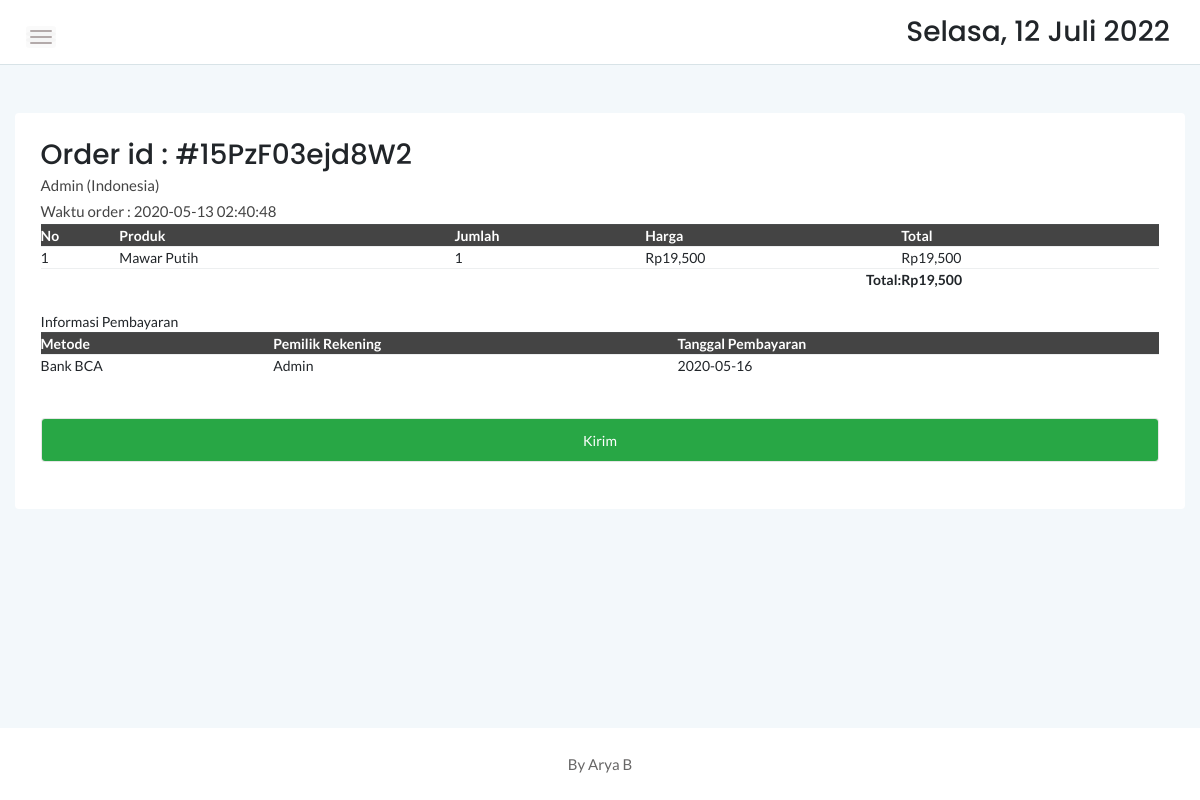
Page /admin/order.php?orderid=15PzF03ejd8W2 on the earlier database version.
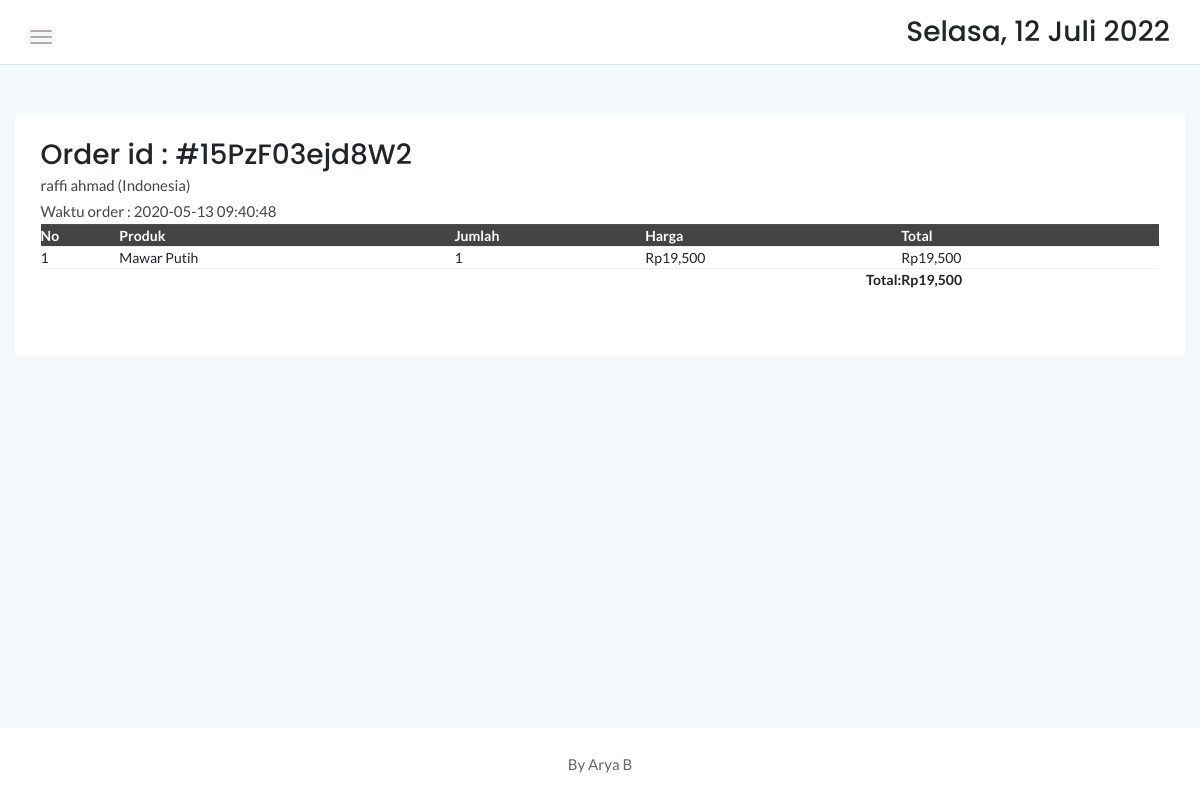
Same page on the later database version.
### tables this page shows
CREATE TABLE `cart` (
  `idcart` int(11) NOT NULL AUTO_INCREMENT,
  `orderid` varchar(100) NOT NULL,
  `userid` int(11) NOT NULL,
  `tglorder` timestamp NOT NULL DEFAULT current_timestamp(),
  `status` varchar(10) NOT NULL DEFAULT 'Cart',
  PRIMARY KEY (`idcart`),
  UNIQUE KEY `orderid` (`orderid`),
  KEY `orderid_2` (`orderid`)
);

CREATE TABLE `detailorder` (
  `detailid` int(11) NOT NULL AUTO_INCREMENT,
  `orderid` varchar(100) NOT NULL,
  `idproduk` int(11) NOT NULL,
  `qty` int(11) NOT NULL,
  PRIMARY KEY (`detailid`),
  KEY `orderid` (`orderid`),
  KEY `idproduk` (`idproduk`),
  CONSTRAINT `idproduk` FOREIGN KEY (`idproduk`) REFERENCES `produk` (`idproduk`) ON DELETE CASCADE ON UPDATE CASCADE,
  CONSTRAINT `orderid` FOREIGN KEY (`orderid`) REFERENCES `cart` (`orderid`) ON DELETE CASCADE ON UPDATE CASCADE
);

CREATE TABLE `produk` (
  `idproduk` int(11) NOT NULL AUTO_INCREMENT,
  `idkategori` int(11) NOT NULL,
  `namaproduk` varchar(30) NOT NULL,
  `gambar` varchar(100) NOT NULL,
  `deskripsi` varchar(200) NOT NULL,
  `rate` int(11) NOT NULL,
  `hargabefore` int(11) NOT NULL,
  `hargaafter` int(11) NOT NULL,
  `berat_produk` int(255) NOT NULL,
  `tgldibuat` timestamp NOT NULL DEFAULT current_timestamp(),
  PRIMARY KEY (`idproduk`),
  KEY `idkategori` (`idkategori`),
  CONSTRAINT `idkategori` FOREIGN KEY (`idkategori`) REFERENCES `kategori` (`idkategori`) ON DELETE CASCADE ON UPDATE CASCADE
);

CREATE TABLE `konfirmasi` (
  `idkonfirmasi` int(11) NOT NULL AUTO_INCREMENT,
  `orderid` varchar(100) NOT NULL,
  `userid` int(11) NOT NULL,
  `payment` varchar(10) NOT NULL,
  `namarekening` varchar(25) NOT NULL,
  `tglbayar` date NOT NULL,
  `tglsubmit` timestamp NOT NULL DEFAULT current_timestamp(),
  PRIMARY KEY (`idkonfirmasi`),
  KEY `userid` (`userid`),
  CONSTRAINT `userid` FOREIGN KEY (`userid`) REFERENCES `login` (`userid`) ON DELETE CASCADE ON UPDATE CASCADE
);

### admin/order.php (the view, shortened to what this page needs)
<?php
include '../dbconnect.php';
$orderids = $_GET['orderid'];
$liatcust = mysqli_query($conn,"select * from login l, cart c where orderid='$orderids' and l.userid=c.userid");
$checkdb = mysqli_fetch_array($liatcust);
?>
<!doctype html>
<html class="no-js" lang="en">
<head>
    <link rel="stylesheet" href="assets/css/bootstrap.min.css">
    <link rel="stylesheet" href="assets/css/font-awesome.min.css">
    <link rel="stylesheet" href="assets/css/themify-icons.css">
    <link rel="stylesheet" href="assets/css/metisMenu.css">
    <link rel="stylesheet" href="assets/css/owl.carousel.min.css">
    <link rel="stylesheet" href="assets/css/slicknav.min.css">
    <link rel="stylesheet" href="https://www.amcharts.com/lib/3/plugins/export/export.css" type="text/css" media="all" />
	<link rel="stylesheet" type="text/css" href="https://cdn.datatables.net/1.10.20/css/jquery.dataTables.min.css">
    <link rel="stylesheet" type="text/css" href="https://cdn.datatables.net/1.10.20/css/jquery.dataTables.css">
    <link rel="stylesheet" type="text/css" href="https://cdn.datatables.net/1.10.20/css/dataTables.bootstrap4.min.css">
    <link rel="stylesheet" type="text/css" href="https://cdn.datatables.net/responsive/2.2.3/css/responsive.bootstrap.min.css">
    <link rel="stylesheet" type="text/css" href="https://cdn.datatables.net/responsive/2.2.3/css/responsive.jqueryui.min.css">
	<link rel="stylesheet" type="text/css" href="https://cdn.datatables.net/buttons/1.5.2/css/buttons.dataTables.min.css">
    <link rel="stylesheet" href="assets/css/typography.css">
    <link rel="stylesheet" href="assets/css/default-css.css">
    <link rel="stylesheet" href="assets/css/styles.css">
    <link rel="stylesheet" href="assets/css/responsive.css">
</head>
<body>
    <div class="page-container">
        <div class="main-content">
            <div class="header-area">
                <div class="row align-items-center">
                    <div class="col-md-6 col-sm-8 clearfix">
                        <div class="nav-btn pull-left">
                            <span></span>
                            <span></span>
                            <span></span>
                        </div>
                    </div>
                    <div class="col-md-6 col-sm-4 clearfix">
                        <ul class="notification-area pull-right">
                            <li><h3><div class="date">
						</b></div></h3>
						</li>
                        </ul>
                    </div>
                </div>
            </div>
            <div class="main-content-inner">
                <div class="row mt-5 mb-5">
                    <div class="col-12">
                        <div class="card">
                            <div class="card-body">
                                <div class="d-sm-flex justify-content-between align-items-center">
									<h3>Order id : #<?php echo $orderids ?></h3>
								</div>
                                   <p><?php echo $checkdb['namalengkap']; ?> (<?php echo $checkdb['alamat']; ?>)</p>
								<p>Waktu order : <?php echo $checkdb['tglorder']; ?></p>
								   <div class="data-tables datatable-dark">
										 <table id="dataTable3" class="display" style="width:100%"><thead class="thead-dark">
											<tr>
												<th>No</th>
												<th>Produk</th>
												<th>Jumlah</th>
												<th>Harga</th>
												<th>Total</th>
											</tr></thead><tbody>
											<?php
											$brgs=mysqli_query($conn,"SELECT * from detailorder d, produk p where orderid='$orderids' and d.idproduk=p.idproduk order by d.idproduk ASC");
											$no=1;
											while($p=mysqli_fetch_array($brgs)){
												$total = $p['qty']*$p['hargaafter'];
												?>
												<tr>
													<td><?php echo $no++ ?></td>
													<td><?php echo $p['namaproduk'] ?></td>
													<td><?php echo $p['qty'] ?></td>
													<td>Rp<?php echo number_format($p['hargaafter']) ?></td>
													<td>Rp<?php echo number_format($total) ?></td>
												</tr>
												<?php
											}
											?>
										</tbody>
										<tfoot>
											<tr>
												<th colspan="4" style="text-align:right">Total:</th>
												<th>Rp<?php
												$result1 = mysqli_query($conn,"SELECT SUM(d.qty*p.hargaafter) AS count FROM detailorder d, produk p where orderid='$orderids' and d.idproduk=p.idproduk order by d.idproduk ASC");
												$cekrow = mysqli_num_rows($result1);
												$row1 = mysqli_fetch_assoc($result1);
												$count = $row1['count'];
												if($cekrow > 0){
													echo number_format($count);
													} else {
														echo 'No data';
													}?></th>
											</tr>
										</tfoot>
										</table>
                                    </div>
									<br>
									<?php
									if($checkdb['status']=='Confirmed'){
										$ambilinfo = mysqli_query($conn,"select * from konfirmasi where orderid='$orderids'");
										while($tarik=mysqli_fetch_array($ambilinfo)){
										$met = $tarik['payment'];
										$namarek = $tarik['namarekening'];
										$tglb = $tarik['tglbayar'];
										echo '
										Informasi Pembayaran
									<div class="data-tables datatable-dark">
									<table id="dataTable2" class="display" style="width:100%"><thead class="thead-dark">
											<tr>
												<th>Metode</th>
												<th>Pemilik Rekening</th>
												<th>Tanggal Pembayaran</th>
											</tr></thead><tbody>
											<tr>
											<td>'.$met.'</td>
											<td>'.$namarek.'</td>
											<td>'.$tglb.'</td>
											</tr>
											</tbody>
										</table>
									</div>
									<br><br>
									<form method="post">
									<input type="submit" name="kirim" class="form-control btn btn-success" value="Kirim" \>
									</form>
									';
									}
									} else {
										echo '
									<form method="post">
									<input type="submit" name="selesai" class="form-control btn btn-success" value="Selesaikan" \>
									</form>
									';
									}
									?>
									<br>
                                </div>
                            </div>
                        </div>
                    </div>
            </div>
        </div>
        <footer>
            <div class="footer-area">
                <p>By Arya B</p>
            </div>
        </footer>
    </div>
</body>
</html>

### admin/assets/css/styles.css (style rules this page uses)
.page-container { width: 100%; height: 100%; min-height: 100vh; padding-left: 280px; -webkit-transition: padding-left 0.3s ease 0s; transition: padding-left 0.3s ease 0s; }
.card { border: none; border-radius: 4px; background-color: #fff; -webkit-transition: all 0.3s ease 0s; transition: all 0.3s ease 0s; }
.card-body { padding: 25.6px; padding: 1.6rem; }
.main-content { width: 100%; background: #F3F8FB; }
.main-content-inner { padding: 0 30px 50px; }
.header-area { padding: 15px 30px; background: #fff; border-bottom: 1px solid #d8e3e7; }
.nav-btn { margin-right: 30px; margin-top: 10px; cursor: pointer; }
.nav-btn span { display: block; width: 22px; height: 2px; background: #b3aaaa; margin: 4px 0; border-radius: 15px; -webkit-transition: all 0.3s ease 0s; transition: all 0.3s ease 0s; box-shadow: 0 0 0 4px rgba(99, 96, 96, 0.03); }
.notification-area { -webkit-user-select: none; -moz-user-select: none; -ms-user-select: none; user-select: none; position: relative; z-index: 1; }
.notification-area li { display: inline-block; margin-left: 20px; cursor: pointer; -webkit-user-select: none; -moz-user-select: none; -ms-user-select: none; user-select: none; }
.footer-area { text-align: center; padding: 23px 0 19px; background: #fff; }
.footer-area p { color: #676666; margin-bottom: 0; }
table tr th { border-bottom: none; }
table tr th, table tr td { border-top: 1px solid rgba(120, 130, 140, 0.13) !important; }
.datatable-dark thead { background: #444; color: #fff; }
.btn { padding: 11px 17px; font-size: 13px; letter-spacing: 0; }
.form-control, .form-control:focus { outline: none; box-shadow: none; }
.form-control { font-size: 14px; border: 1px solid rgba(170, 170, 170, .3); padding: 10.72px 12.8px; padding: .67rem .8rem; }

### admin/assets/css/responsive.css (style rules this page uses)
@media (min-width: 1200px) and (max-width: 1364px) { .main-content-inner { padding: 0 15px 50px; } }
@media (min-width: 1200px) and (max-width: 1364px) { .page-container, .sbar_collapsed.page-container { padding-left: 0; } }

Differences in the rows shown:
removed konfirmasi: payment "Bank BCA", namarekening "Admin", tglbayar "2020-05-16"
changed cart "Indonesia": userid.namalengkap "Admin" → "raffi ahmad"; tglorder "2020-05-13 02:40:48" → "2020-05-13 09:40:48"
